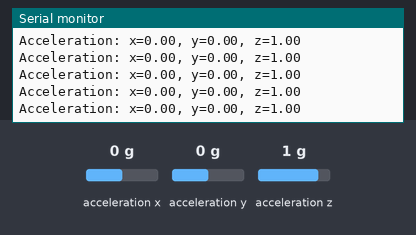
Bench run of a sketch on a simulated Arduino Nano 33 IoT. On the bench: the last lines printed to the serial monitor. The test bench sets the inputs (shaded band); at power-on: acceleration x 0 g, acceleration y 0 g, acceleration z 1 g. WiFi joins after 1.5 s; servers stay silent unless stated.

Above: at 2.9 s.
3.0 s: acceleration x set to -0.4 g
At 3.46 s:
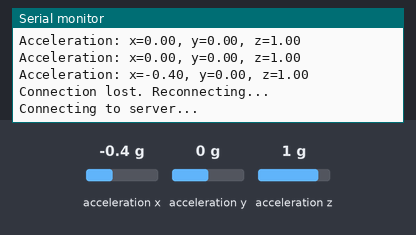
6.0 s: acceleration x set to -0.7 g
At 6.27 s:
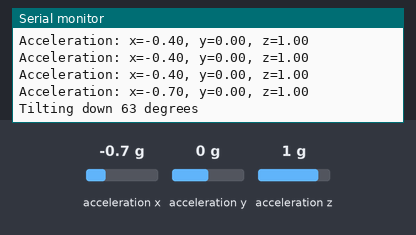
7.8 s: acceleration y set to -0.4 g
At 7.86 s:
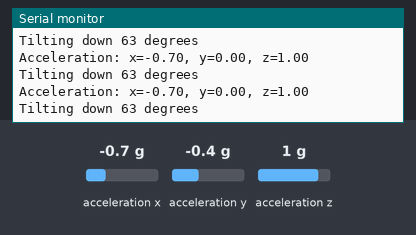
9.3 s: acceleration y set to -0.7 g
At 9.46 s:
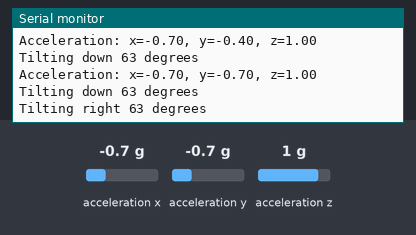
Timing chart, 0 to 12.3 s (numbered marks = the images above; inputs shaded):
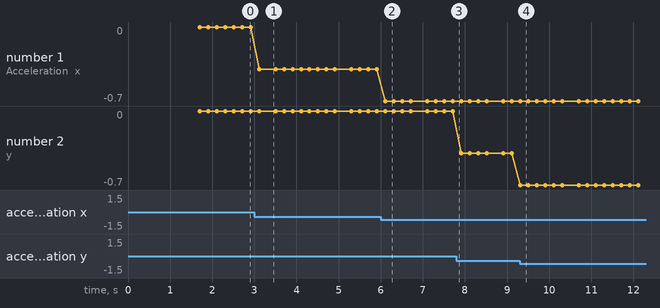

Measured:
- the behaviour switches between -0.5 and -0.6 g on acceleration x (found by bisection; images 1 and 2)
- the behaviour switches between -0.5 and -0.6 g on acceleration y (found by bisection; images 3 and 4)
- after the input at 3.0 s, the serial monitor: prints a new line after 0.11 s (image 1)
- after the input at 6.0 s, the serial monitor: prints a new line after 0.11 s (image 2)
- after the input at 9.3 s, the serial monitor: prints a new line at once (image 4)
- plotted number 1: 0 → -0.4 after the input at 3.0 s, -0.4 → -0.7 after the input at 6.0 s

The sketch:

juncao33.ino
```cpp
#include <WiFiNINA.h>
#include <Arduino_LSM6DS3.h>

// Global variables for accelerometer
float x, y, z;
int degreesX = 0;
int degreesY = 0;

// WiFi credentials
const char* ssid = "ESP32_Server";
const char* password = "12345678";
const char* serverIP = "192.168.4.1";
const uint16_t serverPort = 80;

// Global client object
WiFiClient client;
bool clientConnected = false;

void setup() {
  Serial.begin(115200);
  while (!Serial); // Wait for serial connection

  // Initialize accelerometer
  if (!IMU.begin()) {
    Serial.println("Failed to initialize IMU!");
    while (1);
  }

  Serial.print("Accelerometer sample rate = ");
  Serial.print(IMU.accelerationSampleRate());
  Serial.println(" Hz");

  // Connect to ESP32 AP
  Serial.println("Connecting to ESP32 Access Point...");
  while (WiFi.begin(ssid, password) != WL_CONNECTED) {
    delay(1000);
    Serial.print(".");
  }

  Serial.println("\nConnected to ESP32!");
  Serial.println("Nano 33 IoT IP: " + WiFi.localIP().toString());

  // Connect to server once
  connectToServer();
}

void connectToServer() {
  // Attempt to connect to the server
  Serial.println("Connecting to server...");
  if (client.connect(serverIP, serverPort)) {
    Serial.println("Connected to ESP32 server!");
    clientConnected = true;
  } else {
    Serial.println("Failed to connect to server");
    clientConnected = false;
  }
}

void loop() {
  // Check if connection is still active, reconnect if needed
  if (!client.connected()) {
    Serial.println("Connection lost. Reconnecting...");
    clientConnected = false;
    connectToServer();
  }

  // Only proceed if we have a valid connection
  if (clientConnected) {
    // Read accelerometer data
    if (IMU.accelerationAvailable()) {
      IMU.readAcceleration(x, y, z);

      // Print accelerometer data to serial monitor
      Serial.print("Acceleration: x=");
      Serial.print(x);
      Serial.print(", y=");
      Serial.print(y);
      Serial.print(", z=");
      Serial.println(z);

      // Send accelerometer data based on readings
      if (x > 0.5) {
        x = 100 * x;
        degreesX = map(x, 0, 97, 0, 90);
        Serial.print("Tilting up ");
        Serial.print(degreesX);
        Serial.println(" degrees");
        client.println("F");
      }

      if (x < -0.5) {
        x = 100 * x;
        degreesX = map(x, 0, -100, 0, 90);
        Serial.print("Tilting down ");
        Serial.print(degreesX);
        Serial.println(" degrees");
        client.println("T");
      }

      if (y > 0.5) {
        y = 100 * y;
        degreesY = map(y, 0, 97, 0, 90);
        Serial.print("Tilting left ");
        Serial.print(degreesY);
        Serial.println(" degrees");
        client.println("E");
      }

      if (y < -0.5) {
        y = 100 * y;
        degreesY = map(y, 0, -100, 0, 90);
        Serial.print("Tilting right ");
        Serial.print(degreesY);
        Serial.println(" degrees");
        client.println("D");
      }

      // Check for server response
      unsigned long timeout = millis() + 100; // Short timeout
      while (client.connected() && millis() < timeout) {
        if (client.available()) {
          String response = client.readStringUntil('\n');
          Serial.println("Response from server: " + response);
          break;
        }
      }
    }
  }

  // Short delay to prevent flooding the server
  delay(100);
}
```
